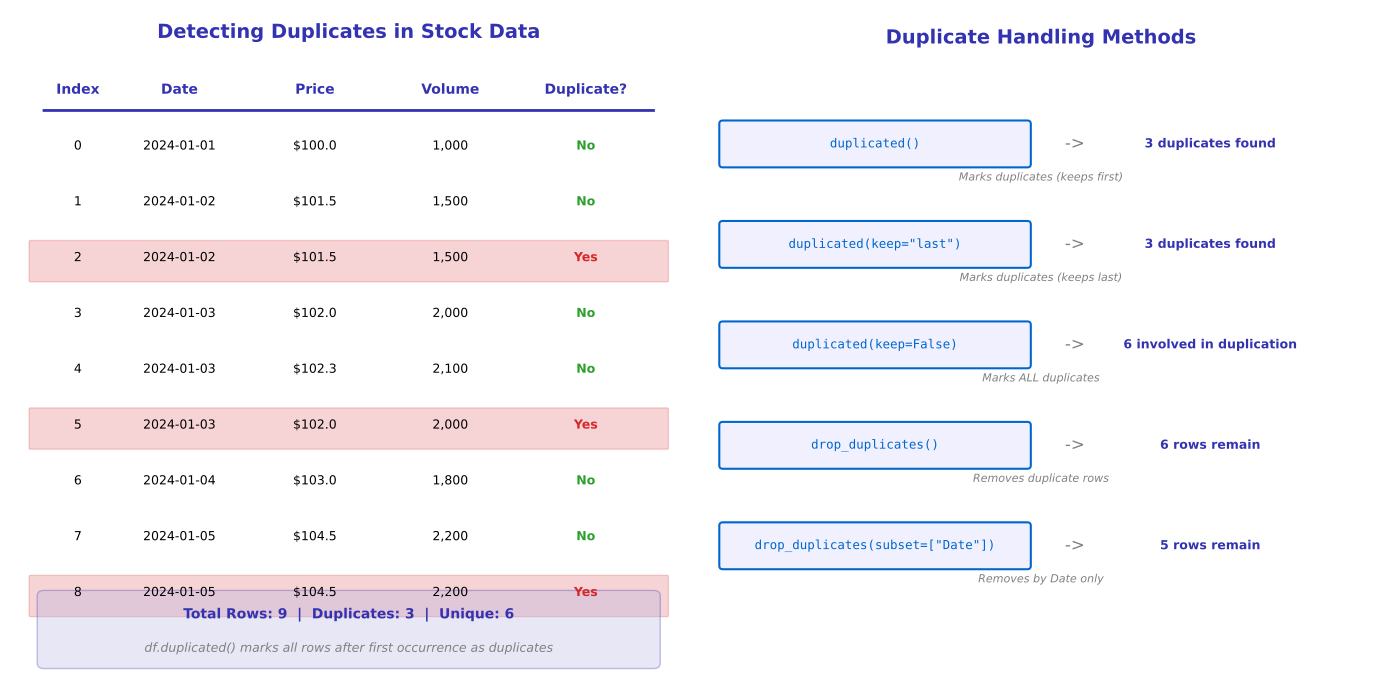

Source code (Python):
"""Duplicate Detection - Visualization of duplicate handling in stock data"""
import matplotlib.pyplot as plt
import matplotlib.patches as patches
from matplotlib.patches import FancyBboxPatch
import numpy as np
import pandas as pd
from pathlib import Path

# Standard matplotlib configuration
plt.rcParams.update({
    'font.size': 10,
    'axes.labelsize': 10,
    'axes.titlesize': 11,
    'xtick.labelsize': 9,
    'ytick.labelsize': 9,
    'legend.fontsize': 9,
    'figure.figsize': (10, 6),
    'figure.dpi': 150
})

# Course colors
MLPURPLE = '#3333B2'
MLLAVENDER = '#ADADE0'
MLBLUE = '#0066CC'
MLORANGE = '#FF7F0E'
MLGREEN = '#2CA02C'
MLRED = '#D62728'

# Create sample data with duplicates
np.random.seed(42)
dates = ['2024-01-01', '2024-01-02', '2024-01-02', '2024-01-03', '2024-01-03',
         '2024-01-03', '2024-01-04', '2024-01-05', '2024-01-05']
prices = [100.0, 101.5, 101.5, 102.0, 102.3, 102.0, 103.0, 104.5, 104.5]
volumes = [1000, 1500, 1500, 2000, 2100, 2000, 1800, 2200, 2200]

df = pd.DataFrame({'Date': dates, 'Price': prices, 'Volume': volumes})

fig, axes = plt.subplots(1, 2, figsize=(14, 7))

# Left: Table visualization showing duplicates
ax1 = axes[0]
ax1.axis('off')
ax1.set_xlim(0, 10)
ax1.set_ylim(0, 12)

# Title
ax1.text(5, 11.5, 'Detecting Duplicates in Stock Data', ha='center',
         fontsize=14, fontweight='bold', color=MLPURPLE)

# Column headers
headers = ['Index', 'Date', 'Price', 'Volume', 'Duplicate?']
x_positions = [1, 2.5, 4.5, 6.5, 8.5]
for x, header in zip(x_positions, headers):
    ax1.text(x, 10.5, header, ha='center', fontsize=10, fontweight='bold', color=MLPURPLE)

# Draw header line
ax1.axhline(y=10.2, xmin=0.05, xmax=0.95, color=MLPURPLE, linewidth=2)

# Data rows
duplicates = df.duplicated(keep='first')
for i, (idx, row) in enumerate(df.iterrows()):
    y = 9.5 - i * 1.0
    is_dup = duplicates[idx]

    # Background color
    if is_dup:
        rect = FancyBboxPatch((0.3, y-0.35), 9.4, 0.7, boxstyle="round,pad=0.02",
                              facecolor=MLRED, alpha=0.2, edgecolor=MLRED)
        ax1.add_patch(rect)

    # Data values
    ax1.text(x_positions[0], y, str(idx), ha='center', fontsize=9)
    ax1.text(x_positions[1], y, row['Date'], ha='center', fontsize=9)
    ax1.text(x_positions[2], y, f"${row['Price']:.1f}", ha='center', fontsize=9)
    ax1.text(x_positions[3], y, f"{row['Volume']:,}", ha='center', fontsize=9)
    ax1.text(x_positions[4], y, 'Yes' if is_dup else 'No', ha='center', fontsize=9,
             color=MLRED if is_dup else MLGREEN, fontweight='bold')

# Summary box
summary_box = FancyBboxPatch((0.5, 0.3), 9, 1.2, boxstyle="round,pad=0.1",
                             edgecolor=MLPURPLE, facecolor=MLLAVENDER, alpha=0.3)
ax1.add_patch(summary_box)
ax1.text(5, 1.1, f'Total Rows: {len(df)}  |  Duplicates: {duplicates.sum()}  |  Unique: {len(df) - duplicates.sum()}',
         ha='center', fontsize=10, fontweight='bold', color=MLPURPLE)
ax1.text(5, 0.5, 'df.duplicated() marks all rows after first occurrence as duplicates',
         ha='center', fontsize=9, style='italic', color='gray')

# Right: Methods comparison
ax2 = axes[1]
methods = ['duplicated()', 'duplicated(keep="last")', 'duplicated(keep=False)',
           'drop_duplicates()', 'drop_duplicates(subset=["Date"])']
descriptions = [
    'Marks duplicates (keeps first)',
    'Marks duplicates (keeps last)',
    'Marks ALL duplicates',
    'Removes duplicate rows',
    'Removes by Date only'
]
results = [
    f'{duplicates.sum()} duplicates found',
    f'{df.duplicated(keep="last").sum()} duplicates found',
    f'{df.duplicated(keep=False).sum()} involved in duplication',
    f'{len(df.drop_duplicates())} rows remain',
    f'{len(df.drop_duplicates(subset=["Date"]))} rows remain'
]

ax2.axis('off')
ax2.set_xlim(0, 10)
ax2.set_ylim(0, 10)

ax2.text(5, 9.5, 'Duplicate Handling Methods', ha='center',
         fontsize=14, fontweight='bold', color=MLPURPLE)

for i, (method, desc, result) in enumerate(zip(methods, descriptions, results)):
    y = 8.0 - i * 1.5

    # Method box
    method_box = FancyBboxPatch((0.3, y-0.3), 4.5, 0.6, boxstyle="round,pad=0.05",
                                edgecolor=MLBLUE, facecolor='#F0F0FF', linewidth=1.5)
    ax2.add_patch(method_box)
    ax2.text(2.55, y, method, ha='center', va='center', fontsize=9,
             family='monospace', color=MLBLUE)

    # Result
    ax2.text(5.5, y, '->', ha='center', va='center', fontsize=12, color='gray')
    ax2.text(7.5, y, result, ha='center', va='center', fontsize=9,
             color=MLPURPLE, fontweight='bold')

    # Description
    ax2.text(5, y-0.5, desc, ha='center', va='center', fontsize=8,
             style='italic', color='gray')

plt.tight_layout()
plt.savefig(Path(__file__).parent / 'chart.pdf', dpi=300, bbox_inches='tight')
plt.close()
